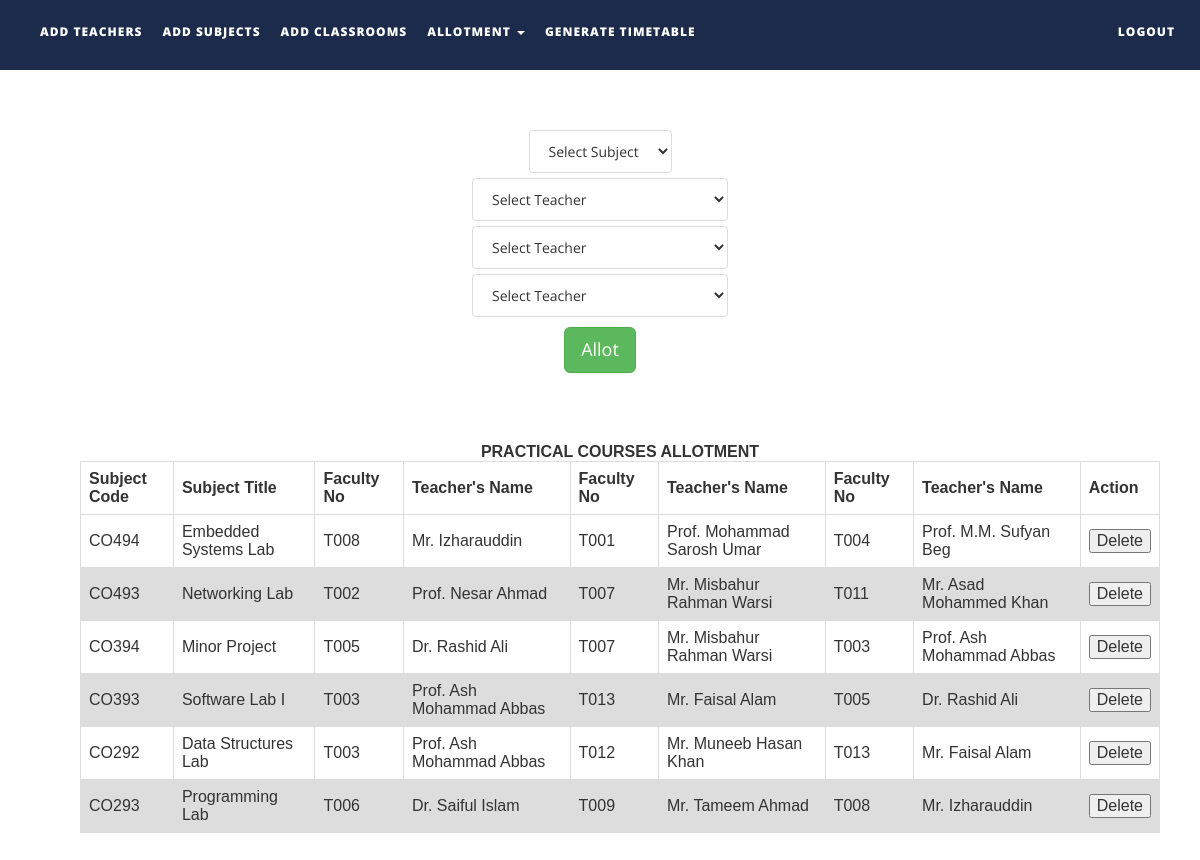
Screenshot of /files/allotpracticals.php with the database file from the repository.
### tables this page shows
CREATE TABLE `subjects` (
  `subject_code` varchar(10) NOT NULL,
  `subject_name` varchar(50) NOT NULL,
  `course_type` varchar(15) NOT NULL,
  `semester` int(1) NOT NULL,
  `department` varchar(50) NOT NULL,
  `isAlloted` int(1) NOT NULL,
  `allotedto` text NOT NULL,
  `allotedto2` text NOT NULL,
  `allotedto3` text NOT NULL
);

CREATE TABLE `teachers` (
  `faculty_number` varchar(10) NOT NULL,
  `name` text NOT NULL,
  `alias` varchar(10) NOT NULL,
  `designation` varchar(30) NOT NULL,
  `contact_number` varchar(15) NOT NULL,
  `emailid` varchar(50) NOT NULL
);

### files/allotpracticals.php (the view, shortened to what this page needs)
<!DOCTYPE html>
<html xmlns="http://www.w3.org/1999/xhtml" xmlns="http://www.w3.org/1999/html">
<head>
    <link href="assets/css/bootstrap.css" rel="stylesheet"/>
    <link href="assets/css/font-awesome.min.css" rel="stylesheet"/>
    <link href="assets/css/flexslider.css" rel="stylesheet"/>
    <link href="assets/css/style.css" rel="stylesheet"/>
</head>
<body>
<div class="navbar navbar-inverse navbar-fixed-top " id="menu">
    <div class="container">
        <div class="navbar-collapse collapse move-me">
            <ul class="nav navbar-nav navbar-left">
                <li><a href="addteachers.php">ADD TEACHERS</a></li>
                <li><a href="addsubjects.php">ADD SUBJECTS</a></li>
                <li><a href="addclassrooms.php">ADD CLASSROOMS</a></li>
                <li class="dropdown"><a class="dropdown-toggle" data-toggle="dropdown" aria-expanded="false">ALLOTMENT
                        <span class="caret"></span></a>
                </li>
                <li><a href="generatetimetable.php">GENERATE TIMETABLE</a></li>
            </ul>
            <ul class="nav navbar-nav navbar-right">
                <li><a href="index.php">LOGOUT</a></li>
            </ul>
        </div>
    </div>
</div>
<br>
<form action="allotmentpracticalFormvalidation.php" method="post" style="margin-top: 100px">
    <div align="center">
        <select name="tobealloted" class="list-group-item">
            <?php
            $q = mysqli_query(mysqli_connect("localhost", "root", "", "ttms"),
                "SELECT * FROM subjects WHERE course_type = 'LAB'");
            $row_count = mysqli_num_rows($q);
            if ($row_count) {
                $mystring = '
         <option selected disabled>Select Subject</option>';
                while ($row = mysqli_fetch_assoc($q)) {
                    if ($row['isAlloted'] == 1)
                        continue;
                    $mystring .= '<option value="' . $row['subject_code'] . '">' . $row['subject_name'] . '</option>';
                }
                echo $mystring;
            }
            ?>
        </select>
    </div>
    <div align="center" style="margin-top: 5px">
        <select name="toalloted" class="list-group-item">
            <?php
            $q = mysqli_query(mysqli_connect("localhost", "root", "", "ttms"),
                "SELECT * FROM teachers ");
            $row_count = mysqli_num_rows($q);
            if ($row_count) {
                $mystring = '
         <option selected disabled>Select Teacher</option>';
                while ($row = mysqli_fetch_assoc($q)) {
                    $mystring .= '<option value="' . $row['faculty_number'] . '">' . $row['name'] . '</option>';
                }
                echo $mystring;
            }
            ?>
        </select>
    </div>
    <div align="center" style="margin-top: 5px">
        <select name="toalloted2" class="list-group-item">
            <?php
            $q = mysqli_query(mysqli_connect("localhost", "root", "", "ttms"),
                "SELECT * FROM teachers ");
            $row_count = mysqli_num_rows($q);
            if ($row_count) {
                $mystring = '
         <option selected disabled>Select Teacher</option>';
                while ($row = mysqli_fetch_assoc($q)) {
                    $mystring .= '<option value="' . $row['faculty_number'] . '">' . $row['name'] . '</option>';
                }
                echo $mystring;
            }
            ?>
        </select>
    </div>
    <div align="center" style="margin-top: 5px">
        <select name="toalloted3" class="list-group-item">
            <?php
            $q = mysqli_query(mysqli_connect("localhost", "root", "", "ttms"),
                "SELECT * FROM teachers ");
            $row_count = mysqli_num_rows($q);
            if ($row_count) {
                $mystring = '
         <option selected disabled>Select Teacher</option>';
                while ($row = mysqli_fetch_assoc($q)) {
                    $mystring .= '<option value="' . $row['faculty_number'] . '">' . $row['name'] . '</option>';
                }
                echo $mystring;
            }
            ?>
        </select>
    </div>
    <div align="center" style="margin-top: 10px">
        <button type="submit" class="btn btn-success btn-lg">Allot</button>
    </div>
</form>
<table id=allotedpracticalstable>
    <caption><strong>PRACTICAL COURSES ALLOTMENT</strong></caption>
    <tr>
        <th width="130">Subject Code</th>
        <th width=200>Subject Title</th>
        <th width="120">Faculty No</th>
        <th width="300">Teacher's Name</th>
        <th width="120">Faculty No</th>
        <th width="300">Teacher's Name</th>
        <th width="120">Faculty No</th>
        <th width="300">Teacher's Name</th>
        <th width="40">Action</th>
    </tr>
    <tbody>
    <?php
    $q = mysqli_query(mysqli_connect("localhost", "root", "", "ttms"),
        "SELECT * FROM subjects");
    while ($row = mysqli_fetch_assoc($q)) {
        if (!($row['course_type'] == "LAB"))
            continue;
        $teacher_id1 = $row['allotedto'];
        $teacher_id2 = $row['allotedto2'];
        $teacher_id3 = $row['allotedto3'];
        $t1 = mysqli_query(mysqli_connect("localhost", "root", "", "ttms"),
            "SELECT name FROM teachers WHERE faculty_number = '$teacher_id1'");
        $trow1 = mysqli_fetch_assoc($t1);
        $t2 = mysqli_query(mysqli_connect("localhost", "root", "", "ttms"),
            "SELECT name FROM teachers WHERE faculty_number = '$teacher_id2'");
        $trow2 = mysqli_fetch_assoc($t2);
        $t3 = mysqli_query(mysqli_connect("localhost", "root", "", "ttms"),
            "SELECT name FROM teachers WHERE faculty_number = '$teacher_id3'");
        $trow3 = mysqli_fetch_assoc($t3);
        echo "<tr><td>{$row['subject_code']}</td>
                    <td>{$row['subject_name']}</td>
                    <td>{$row['allotedto']}</td>
                    <td>{$trow1['name']}</td>
                    <td>{$row['allotedto2']}</td>
                    <td>{$trow2['name']}</td>
                    <td>{$row['allotedto3']}</td>
                    <td>{$trow3['name']}</td>
                   <td>
                    <button>Delete</button></td>
                    </tr>\n";
    }
    ?>
    </tbody>
</table>
</body>
</html>

### files/assets/css/style.css (style rules this page uses)
#menu { background-color: rgba(28, 43, 75, 1); color: #fff; font-size: 12px; font-weight: 900; letter-spacing: 1px; min-height: 70px; }
.navbar-inverse { border-color: transparent; }
.navbar-inverse .navbar-nav > li > a, .navbar-inverse .navbar-nav > li > a:hover { color: #FFF; padding: 22px 10px; }

### files/allotpracticals.php (style rules this page uses)
table { margin-top: 70px; margin-bottom: 50px; font-family: arial, sans-serif; border-collapse: collapse; margin-left: 80px; width: 90%; }
td, th { border: 1px solid #dddddd; text-align: left; padding: 8px; }
tr:nth-child(even) { background-color: #dddddd; }

### rows the page displays
subjects: subject_code "CO494", subject_name "Embedded Systems Lab", allotedto "T008", teachers.name "Mr. Izharauddin", allotedto2 "T001", teachers.name "Prof. Mohammad Sarosh Umar", allotedto3 "T004", teachers.name "Prof. M.M. Sufyan Beg"
subjects: subject_code "CO493", subject_name "Networking Lab", allotedto "T002", teachers.name "Prof. Nesar Ahmad", allotedto2 "T007", teachers.name "Mr. Misbahur Rahman Warsi", allotedto3 "T011", teachers.name "Mr. Asad Mohammed Khan"
subjects: subject_code "CO394", subject_name "Minor Project", allotedto "T005", teachers.name "Dr. Rashid Ali", allotedto2 "T007", teachers.name "Mr. Misbahur Rahman Warsi", allotedto3 "T003", teachers.name "Prof. Ash Mohammad Abbas"
subjects: subject_code "CO393", subject_name "Software Lab I", allotedto "T003", teachers.name "Prof. Ash Mohammad Abbas", allotedto2 "T013", teachers.name "Mr. Faisal Alam", allotedto3 "T005", teachers.name "Dr. Rashid Ali"
subjects: subject_code "CO292", subject_name "Data Structures Lab", allotedto "T003", teachers.name "Prof. Ash Mohammad Abbas", allotedto2 "T012", teachers.name "Mr. Muneeb Hasan Khan", allotedto3 "T013", teachers.name "Mr. Faisal Alam"
subjects: subject_code "CO293", subject_name "Programming Lab", allotedto "T006", teachers.name "Dr. Saiful Islam", allotedto2 "T009", teachers.name "Mr. Tameem Ahmad", allotedto3 "T008", teachers.name "Mr. Izharauddin"
